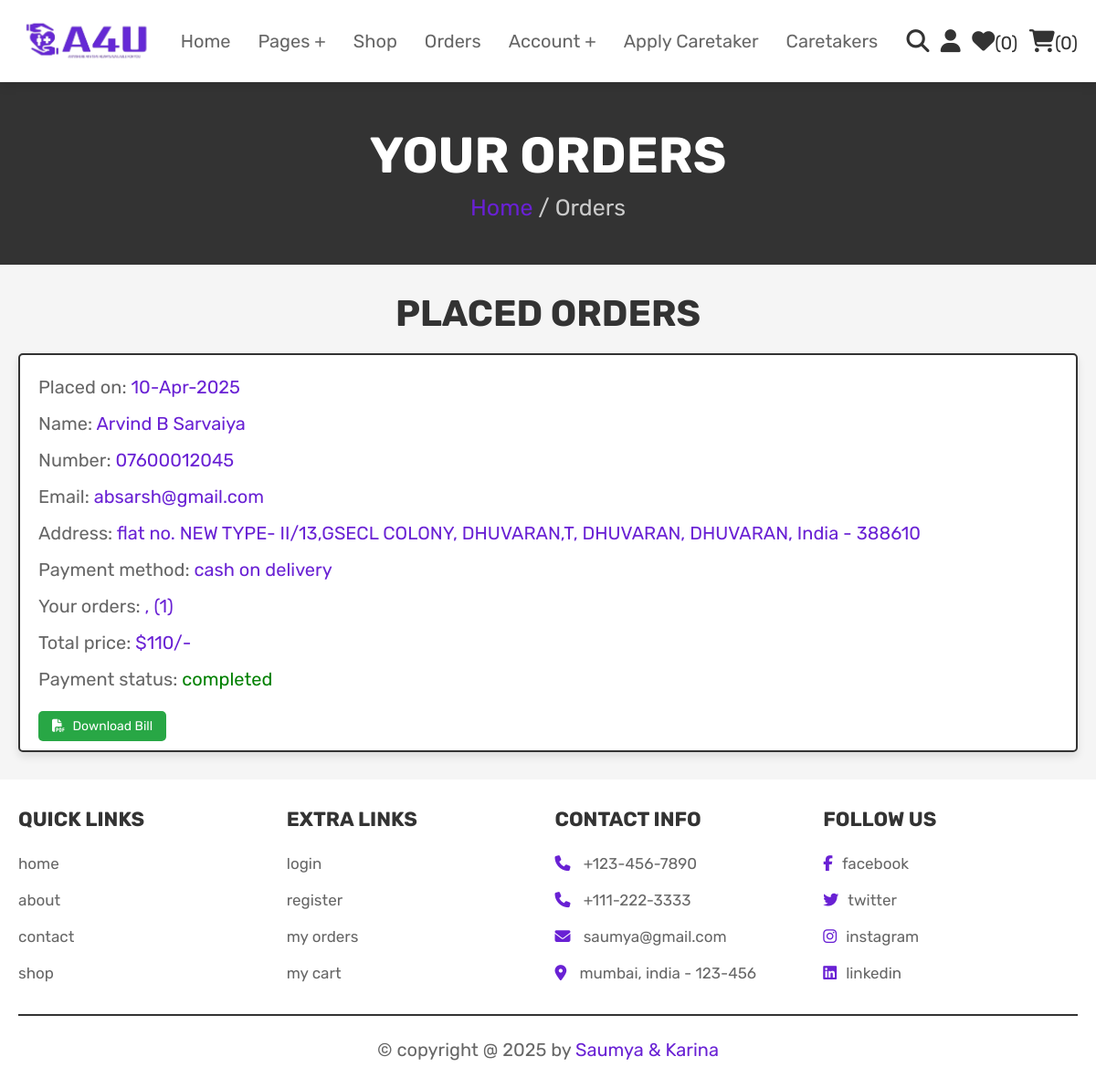
/orders.php (signed in), run on the app's committed database.
### tables this page shows
CREATE TABLE `orders` (
  `id` int(100) NOT NULL,
  `user_id` int(100) NOT NULL,
  `name` varchar(100) NOT NULL,
  `number` varchar(12) NOT NULL,
  `email` varchar(100) NOT NULL,
  `method` varchar(50) NOT NULL,
  `address` varchar(500) NOT NULL,
  `total_products` varchar(1000) NOT NULL,
  `total_price` int(100) NOT NULL,
  `placed_on` varchar(50) NOT NULL,
  `payment_status` varchar(20) NOT NULL DEFAULT 'pending'
);

### orders.php (the view, shortened to what this page needs)
<!DOCTYPE html>
<html lang="en">
<head>
   <link rel="stylesheet" href="https://cdnjs.cloudflare.com/ajax/libs/font-awesome/6.0.0/css/all.min.css">
   <link rel="stylesheet" href="css/style.css">
</head>
<body>
<?php @include 'header.php'; ?>
<section class="heading">
    <h3>Your Orders</h3>
    <p><a href="home.php">Home</a> / Orders</p>
</section>
<section class="placed-orders">
    <h1 class="title">Placed Orders</h1>
    <div class="box-container">
    <?php
        $select_orders = mysqli_query($conn, "SELECT * FROM orders WHERE user_id = '$user_id' ORDER BY placed_on DESC") or die('query failed');
        if(mysqli_num_rows($select_orders) > 0){
            while($fetch_orders = mysqli_fetch_assoc($select_orders)){
    ?>
    <div class="box">
        <p>Placed on: <span><?php echo $fetch_orders['placed_on']; ?></span></p>
        <p>Name: <span><?php echo $fetch_orders['name']; ?></span></p>
        <p>Number: <span><?php echo $fetch_orders['number']; ?></span></p>
        <p>Email: <span><?php echo $fetch_orders['email']; ?></span></p>
        <p>Address: <span><?php echo $fetch_orders['address']; ?></span></p>
        <p>Payment method: <span><?php echo $fetch_orders['method']; ?></span></p>
        <p>Your orders: <span><?php echo $fetch_orders['total_products']; ?></span></p>
        <p>Total price: <span>$<?php echo $fetch_orders['total_price']; ?>/-</span></p>
        <p>Payment status:
            <span style="color:<?php echo ($fetch_orders['payment_status'] == 'pending') ? 'tomato' : 'green'; ?>">
                <?php echo $fetch_orders['payment_status']; ?>
            </span>
        </p>
        <?php if($fetch_orders['payment_status'] == 'completed'): ?>
            <a href="generate_pdf.php?order_id=<?php echo $fetch_orders['id']; ?>" class="download-bill-btn">
                <i class="fas fa-file-pdf"></i> Download Bill
            </a>
        <?php else: ?>
            <span class="download-bill-btn disabled">
                <i class="fas fa-file-pdf"></i> Download Available After Payment
            </span>
        <?php endif; ?>
    </div>
    <?php
            }
        } else {
            echo '<p class="empty">No orders placed yet!</p>';
        }
    ?>
    </div>
</section>
<?php @include 'footer.php'; ?>
</body>
</html>

### css/style.css (style rules this page uses)
:root { --purple:#6921d4; --red:#eb0909; --orange:#79adf7; --black:#333; --white:#fff; --light-color:#666; --light-white:#ccc; --light-bg:#f5f5f5; --msg:#2bf779; --border:.2rem solid var(--black); --box-shadow:0 .5rem 1rem rgba(0,0,0,.1); }
* { font-family: 'Rubik', sans-serif; margin:0; padding:0; box-sizing: border-box; outline: none; border:none; text-decoration: none; transition:all .2s linear; }
html { font-size: 62.5%; overflow-x: hidden; scroll-behavior: smooth; scroll-padding-top: 6.5rem; }
body { background: var(--light-bg); }
section { padding:3rem 2rem; }
.heading { display: flex; flex-flow: column; align-items: center; justify-content: center; gap:1rem; background-color: var(--black); text-align: center; min-height: 25vh; }
.heading h3 { font-size: 5.5rem; color:var(--white); text-transform: uppercase; }
.heading p { font-size: 2.5rem; color:var(--light-white); }
.heading p a { color:var(--purple); }
.title { text-align: center; margin-bottom: 2rem; color:var(--black); text-transform: uppercase; font-size: 4rem; }
.placed-orders .box-container { max-width: 1200px; margin:0 auto; display: flex; flex-wrap: wrap; gap:1.5rem; align-items: flex-start; }
.placed-orders .box-container .box { background-color: var(--white); padding:1rem 2rem; border:var(--border); box-shadow: var(--box-shadow); flex:1 1 40rem; border-radius: .5rem; }
.placed-orders .box-container .box p { margin: 1rem 0; font-size: 2rem; line-height: 1.5; color:var(--light-color); }
.placed-orders .box-container .box p span { color:var(--purple); }

### orders.php (style rules this page uses)
.download-bill-btn { display: inline-block; margin-top: 1rem; padding: 0.8rem 1.5rem; border-radius: 0.5rem; background-color: #28a745; color: white; text-decoration: none; font-size: 1.4rem; transition: all 0.3s ease; }
.download-bill-btn i { margin-right: 0.5rem; }

### data on the page
orders: placed_on "10-Apr-2025", name "Arvind B Sarvaiya", number "07600012045", email "absarsh@gmail.com", address "flat no. NEW TYPE- II/13,GSECL COLONY, DHUVARAN,T, DHUVARAN, DHUVARAN, India - 388610", method "cash on delivery", total_products ", (1)", total_price "110", payment_status "completed"

### other printed values
$wishlist_num_rows "0"
$cart_num_rows "0"
